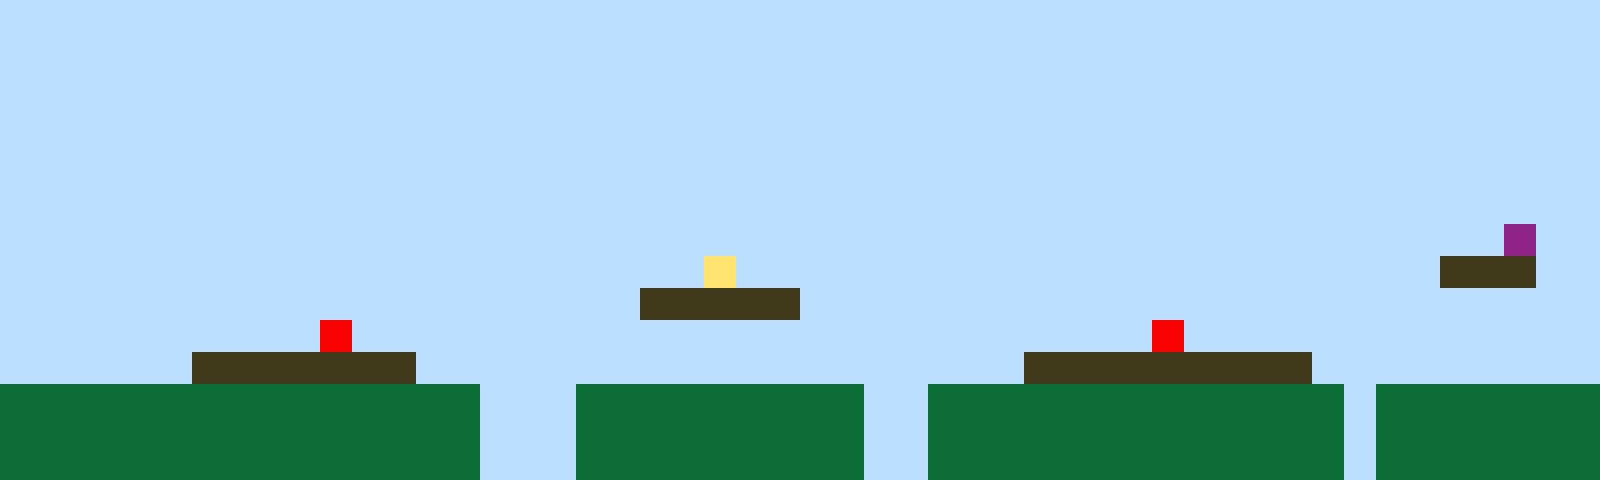

This is a level from a 2D game, rendered from its Tiled map with the project's own tilesets. A one-line summary and the complete map file follow:
An orthogonal 50x15 tile map with 32x32 px tiles, 1 tile layer (Tile Layer 1).

<map version="1.10" tiledversion="1.11.2" orientation="orthogonal" renderorder="right-up" width="50" height="15" tilewidth="32" tileheight="32" infinite="0" nextlayerid="2" nextobjectid="1"><editorsettings><export target="map1.csv" format="csv" /></editorsettings><tileset firstgid="1" name="sprites" tilewidth="32" tileheight="32" tilecount="6" columns="3"><image source="sprites.png" width="96" height="64" /></tileset><layer id="1" name="Tile Layer 1" width="50" height="15"><data encoding="csv">1,1,1,1,1,1,1,1,1,1,1,1,1,1,1,1,1,1,1,1,1,1,1,1,1,1,1,1,1,1,1,1,1,1,1,1,1,1,1,1,1,1,1,1,1,1,1,1,1,1,1,1,1,1,1,1,1,1,1,1,1,1,1,1,1,1,1,1,1,1,1,1,1,1,1,1,1,1,1,1,1,1,1,1,1,1,1,1,1,1,1,1,1,1,1,1,1,1,1,1,1,1,1,1,1,1,1,1,1,1,1,1,1,1,1,1,1,1,1,1,1,1,1,1,1,1,1,1,1,1,1,1,1,1,1,1,1,1,1,1,1,1,1,1,1,1,1,1,1,1,1,1,1,1,1,1,1,1,1,1,1,1,1,1,1,1,1,1,1,1,1,1,1,1,1,1,1,1,1,1,1,1,1,1,1,1,1,1,1,1,1,1,1,1,1,1,1,1,1,1,1,1,1,1,1,1,1,1,1,1,1,1,1,1,1,1,1,1,1,1,1,1,1,1,1,1,1,1,1,1,1,1,1,1,1,1,1,1,1,1,1,1,1,1,1,1,1,1,1,1,1,1,1,1,1,1,1,1,1,1,1,1,1,1,1,1,1,1,1,1,1,1,1,1,1,1,1,1,1,1,1,1,1,1,1,1,1,1,1,1,1,1,1,1,1,1,1,1,1,1,1,1,1,1,1,1,1,1,1,1,1,1,1,1,1,1,1,1,1,1,1,1,1,1,1,1,1,1,1,1,1,1,1,1,1,1,1,1,1,1,1,1,1,1,1,1,1,1,1,1,1,1,1,1,1,1,1,1,1,1,1,1,1,1,1,1,1,1,1,1,1,1,1,1,1,1,1,1,1,1,1,1,1,1,1,1,1,1,1,1,1,1,1,1,1,1,1,6,1,1,1,1,1,1,1,1,1,1,1,1,1,1,1,1,1,1,1,1,1,1,1,1,4,1,1,1,1,1,1,1,1,1,1,1,1,1,1,1,1,1,1,1,1,1,1,3,3,3,1,1,1,1,1,1,1,1,1,1,1,1,1,1,1,1,1,1,1,1,1,1,3,3,3,3,3,1,1,1,1,1,1,1,1,1,1,1,1,1,1,1,1,1,1,1,1,1,1,1,1,1,1,1,1,1,1,1,1,1,1,1,5,1,1,1,1,1,1,1,1,1,1,1,1,1,1,1,1,1,1,1,1,1,1,1,1,1,5,1,1,1,1,1,1,1,1,1,1,1,1,1,1,1,1,1,1,1,3,3,3,3,3,3,3,1,1,1,1,1,1,1,1,1,1,1,1,1,1,1,1,1,1,1,3,3,3,3,3,3,3,3,3,1,1,1,1,1,1,1,1,1,2,2,2,2,2,2,2,2,2,2,2,2,2,2,2,1,1,1,2,2,2,2,2,2,2,2,2,1,1,2,2,2,2,2,2,2,2,2,2,2,2,2,1,2,2,2,2,2,2,2,2,2,2,2,2,2,2,2,2,2,2,2,2,2,2,1,1,1,2,2,2,2,2,2,2,2,2,1,1,2,2,2,2,2,2,2,2,2,2,2,2,2,1,2,2,2,2,2,2,2,2,2,2,2,2,2,2,2,2,2,2,2,2,2,2,1,1,1,2,2,2,2,2,2,2,2,2,1,1,2,2,2,2,2,2,2,2,2,2,2,2,2,1,2,2,2,2,2,2,2</data></layer></map>
